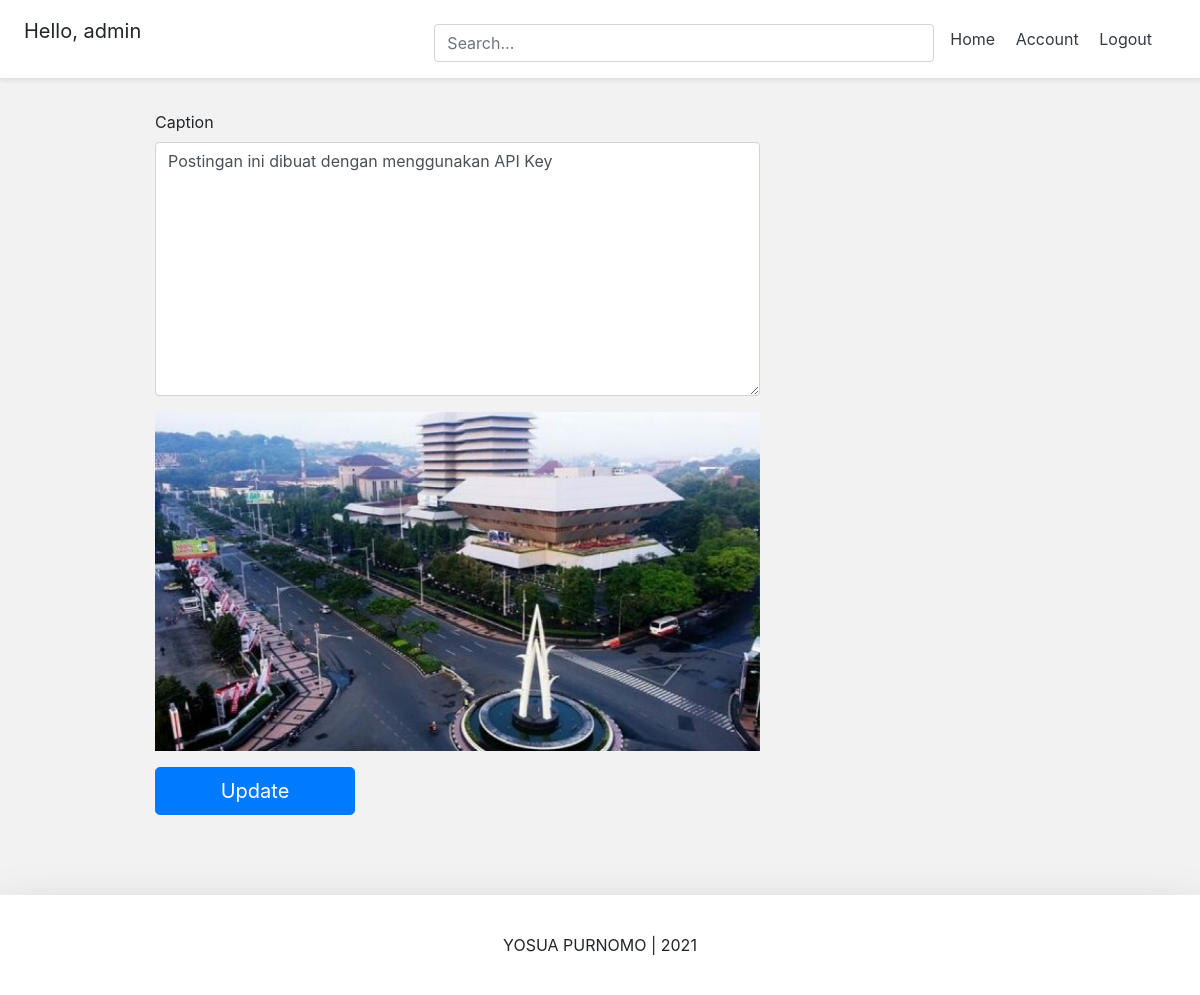
The page /post/yosua-1/edit (signed in) on the database its author committed.
### Account/models.py (models this page shows, shortened)
class Account(AbstractBaseUser):
	email 			= models.EmailField(verbose_name='email', max_length=60, unique=True)
	username 		= models.CharField(max_length=30, unique=True)
	date_joined		= models.DateTimeField(verbose_name='date joined', auto_now_add=True)
	last_login		= models.DateTimeField(verbose_name='last login', auto_now=True)
	is_admin		= models.BooleanField(default=False)
	is_active		= models.BooleanField(default=True)
	is_staff		= models.BooleanField(default=False)
	is_superuser	= models.BooleanField(default=False)
	USERNAME_FIELD = 'email'
	REQUIRED_FIELDS = ['username']
	objects = AccountManage()

### Post/models.py (models this page shows, shortened)
class PostModel(models.Model):
	caption			= models.TextField(max_length=5000, null=False, blank=True)
	image			= models.ImageField(upload_to=upload_location, null=False, blank=True)
	date_published	= models.DateTimeField(auto_now_add=True, verbose_name='date published')
	date_updated	= models.DateTimeField(auto_now=True, verbose_name='date updated')
	author			= models.ForeignKey(settings.AUTH_USER_MODEL, on_delete=models.CASCADE)
	slug 			= models.SlugField(blank=True, unique=True)

### Post/views.py (the view, shortened to what this page needs)
# urls.py: path('<slug:slug>/edit', update_view.as_view(), name='edit'),
class update_view(UpdateView):
	model = PostModel
	form_class = UpdatePostForm
	template_name = 'post/edit.html'
	context_object_name = 'post_model'

### Post/forms.py (shortened to what this page needs)
class UpdatePostForm(forms.ModelForm):
    class Meta:
        model = PostModel
        fields = ('caption', 'image', 'slug')

### Post/templates/post/edit.html (shortened to what this page needs)
{% extends 'base.html' %}
{% load static %}
{% block content %}
<link rel="stylesheet" type="text/css" href="{% static "post/edit.css" %}">
<div class="container">
	<div class="row">
		<div class="col-lg-7 offset-lg-1">
			<form class="create-form" method="POST" enctype="multipart/form-data">{% csrf_token %}
				<div class="form-group">
					<label for="id_caption">Caption</label>
					<textarea class="form-control" rows="10" type="text" name="caption" id="id_caption" placeholder="This caption your post..."
					required>{{form.initial.caption}}</textarea>
				</div>
				<div class="form-group image-group" id="id_image_group">
					<img class="img-fluid image" src="{{form.initial.image.url}}" id="id_image_display">
				</div>
				<button class="submit-button btn btn-lg btn-primary btn-block" type="submit">Update</button>
			</form>
		</div>
	</div>
</div>
{% endblock content %}

### templates/snippets/header.html (shortened to what this page needs)
{% load static %}
<link rel="stylesheet" type="text/css" href="{% static "css/header.css" %}">
<div class="d-flex flex-column flex-md-row align-items-center p-3 px-md-4 mb-3 bg-white border-bottom shadow-sm">
  <h5 class="my-0 mr-md-auto font-weight-normal">
  	{% if request.user.is_authenticated %}
  		<p>Hello, {{request.user.username}}</p>
  	{% endif %}
  </h5>
  <div class="search-bar mt-sm-2 mr-2">
  	<form onsubmit="return executeQuery();">
  		<input type="text" class="form-control" name="q" id="id_q" placeholder="Search...">
  	</form>
  </div>
  <nav class="my-2 my-md-0 mr-md-3">
  	{% if request.user.is_authenticated %}
	  	<a class="p-2 text-dark" href="{% url 'home' %}">Home</a>
	    <a class="p-2 text-dark" href="{% url 'account' %}">Account</a>
	    <a class="p-2 text-dark" href="{% url 'logout' %}">Logout</a>
	{% else %}
		<a class="p-2 text-dark" href="{% url 'home' %}">Home</a>
	    <a class="p-2 text-dark" href="{% url 'login' %}">Login</a>
	    <a class="btn btn-outline-primary" href="{% url 'register' %}">Register</a>
	{% endif %}
  </nav>
</div>

### static/css/header.css (style rules this page uses)
@media (min-width: 768px) { html { font-size: 16px; } }
.search-bar { max-width: 500px; width: 100%; }
form { width: 100%; }

### static/css/base.css (style rules this page uses)
body { background-color: #f2f2f2; }

### Post/static/post/edit.css (style rules this page uses)
.create-form { width: 100%; max-width: 100%; padding: 15px; margin: auto; }
.submit-button { max-width: 200px; }
.image { opacity: 1; transition: .5s ease; backface-visibility: hidden; }
.image-group { position: relative; text-align: center; cursor:pointer; }

### rows shown on the page
Account: user.username "admin"
PostModel: caption "Postingan ini dibuat dengan menggunakan API Key"
